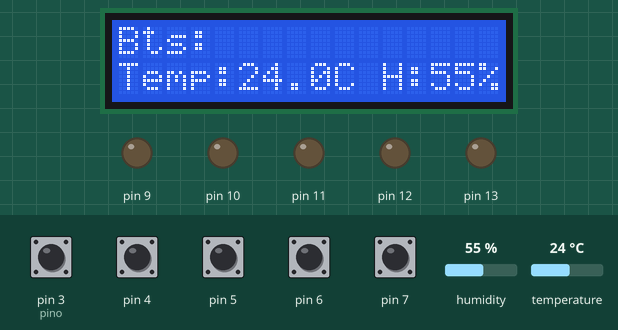
Simulated run of this program. Board: Arduino Uno, built with avr-gcc and run on an emulated ATmega328P. Parts: 16×2 character LCD, output pins drawn as LEDs (lit = HIGH). The test bench sets the inputs (shaded band); at power-on: pin 3 (pino), pin 4–7 HIGH, humidity 55 %, temperature 24 °C.

Above: at 2.2 s.
2.3 s: pin 3 (pino) pulled LOW for 1 s
At 3.1 s:
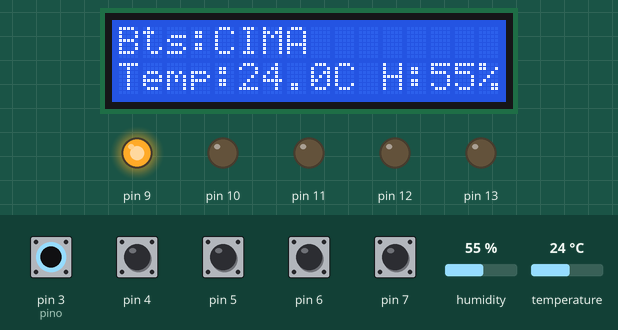
5.1 s: pin 4 pulled LOW for 1 s
At 6.0 s:
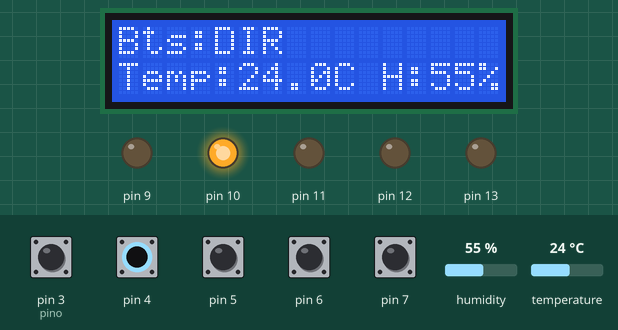
8.1 s: pin 5 pulled LOW for 1 s
At 8.86 s:
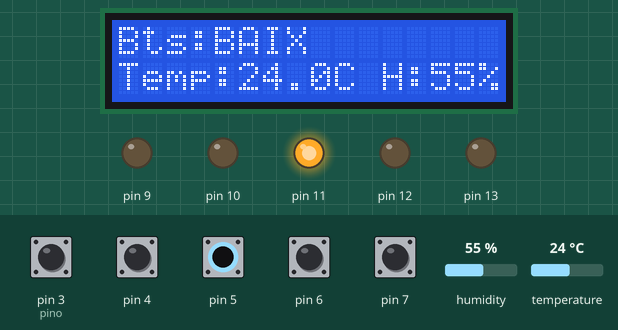
11.1 s: pin 6 pulled LOW for 1 s
At 11.86 s:
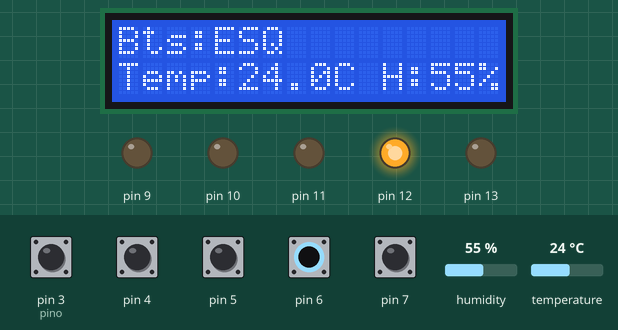
14.1 s: pin 7 pulled LOW for 1 s
At 14.86 s:
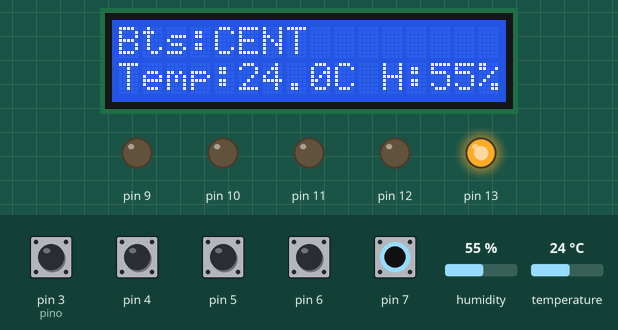
17.1 s: humidity set to 22 %
At 19.1 s:
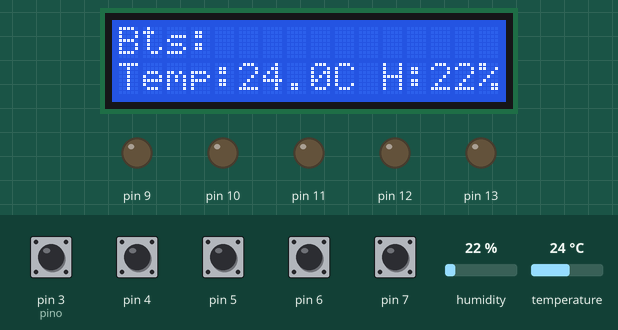
Timing chart, 0 to 20.6 s (numbered marks = the images above; inputs shaded):
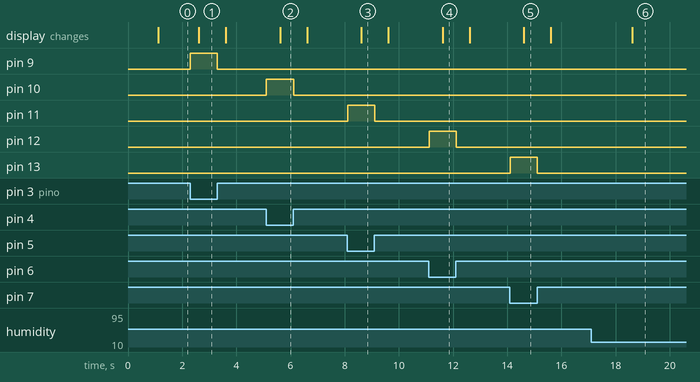

Measured:
- after the input at 2.3 s, pin 9: LOW → HIGH at once, → LOW 1.0 s later; the display: changes after 0.31 s (image 1)
- after the input at 5.1 s, pin 10: LOW → HIGH at once, → LOW 1.0 s later; the display: changes after 0.51 s (image 2)
- after the input at 8.1 s, pin 11: LOW → HIGH at once, → LOW 1.0 s later; the display: changes after 0.52 s (image 3)
- after the input at 11.1 s, pin 12: LOW → HIGH at once, → LOW 1.0 s later; the display: changes after 0.51 s (image 4)
- after the input at 14.1 s, pin 13: LOW → HIGH at once, → LOW 1.0 s later; the display: changes after 0.51 s (image 5)
- after the input at 17.1 s, the display: changes after 1.5 s (image 6)

The program:

main.cpp
```cpp
#include <Arduino.h>
#include <DHT.h>
#include <Wire.h>
#include <LiquidCrystal_I2C.h>

// --- Botões e LEDs ---
int opcao = 0;

typedef enum eBotoes {
  cima_b = 0,
  direita_b,
  baixo_b,
  esquerda_b,
  centro_b,
  total_b
} eBotoes;

typedef struct Botao {
  int estado;
  int pino;
} Botao;

Botao botoes[total_b];

typedef enum eLeds {
  cima_l = 0,
  direita_l,
  baixo_l,
  esquerda_l,
  centro_l,
  total_l
} eLeds;

typedef struct Led {
  int pino;
} Led;

Led leds[total_l];

const int BOTAO_CIMA     = 1 << cima_b;
const int BOTAO_DIREITA  = 1 << direita_b;
const int BOTAO_BAIXO    = 1 << baixo_b;
const int BOTAO_ESQUERDA = 1 << esquerda_b;
const int BOTAO_CENTRO   = 1 << centro_b;

// --- Novo bit para o sensor ---
const int SENSOR_DHT = 1 << 6; // bit 6 = 64

unsigned long ultimoTempo = 0;
const unsigned long intervalo = 500;

// --- DHT22 ---
#define DHTPIN  A0
#define DHTTYPE DHT22
DHT dht(DHTPIN, DHTTYPE);

// --- LCD I2C ---
LiquidCrystal_I2C lcd(0x27, 16, 2);

void setup() {
  Serial.begin(9600);

  // Configura botões
  botoes[cima_b].pino     = 3;
  botoes[direita_b].pino  = 4;
  botoes[baixo_b].pino    = 5;
  botoes[esquerda_b].pino = 6;
  botoes[centro_b].pino   = 7;

  for(int i=0;i<total_b;i++){
    pinMode(botoes[i].pino, INPUT_PULLUP);
    botoes[i].estado = 0;
  }

  // Configura LEDs
  leds[cima_l].pino     = 9;
  leds[direita_l].pino  = 10;
  leds[baixo_l].pino    = 11;
  leds[esquerda_l].pino = 12;
  leds[centro_l].pino   = 13;

  for(int i=0;i<total_l;i++){
    pinMode(leds[i].pino, OUTPUT);
  }

  dht.begin();

  lcd.init();
  lcd.backlight();
  lcd.clear();
  lcd.setCursor(0,0);
  lcd.print("Sistema iniciado");
  delay(1000);
  lcd.clear();
}

void loop() {
  unsigned long agora = millis();

  // --- Leitura dos botões (sempre) ---
  opcao = 0;
  if (digitalRead(botoes[cima_b].pino) == LOW)     opcao |= BOTAO_CIMA;
  if (digitalRead(botoes[direita_b].pino) == LOW)  opcao |= BOTAO_DIREITA;
  if (digitalRead(botoes[baixo_b].pino) == LOW)    opcao |= BOTAO_BAIXO;
  if (digitalRead(botoes[esquerda_b].pino) == LOW) opcao |= BOTAO_ESQUERDA;
  if (digitalRead(botoes[centro_b].pino) == LOW)   opcao |= BOTAO_CENTRO;

  // --- LEDs instantâneos ---
  for(int n=0;n<total_l;n++){
    if(opcao & (1<<n)) digitalWrite(leds[n].pino, HIGH);
    else digitalWrite(leds[n].pino, LOW);
  }

  // --- Atualização do LCD e sensor com intervalo ---
  if ((agora - ultimoTempo) >= intervalo) {
    ultimoTempo = agora;

    // Leitura do sensor
    float temperatura = dht.readTemperature();
    float umidade = dht.readHumidity();
    if (!isnan(temperatura) && !isnan(umidade)) {
      if (temperatura > 30.0) opcao |= SENSOR_DHT;
    }

    // Atualiza LCD
    lcd.clear();
    lcd.setCursor(0,0);
    lcd.print("Bts:");
    if(opcao & BOTAO_DIREITA) lcd.print("DIR ");
    if(opcao & BOTAO_ESQUERDA) lcd.print("ESQ ");
    if(opcao & BOTAO_CENTRO) lcd.print("CENT ");
    if(opcao & BOTAO_BAIXO) lcd.print("BAIX ");
    if(opcao & BOTAO_CIMA) lcd.print("CIMA ");

    lcd.setCursor(0,1);
    if (!isnan(temperatura) && !isnan(umidade)) {
      lcd.print("Temp:");
      lcd.print(temperatura,1);
      lcd.print("C ");
      lcd.print("H:");
      lcd.print(umidade,0);
      lcd.print("%");
    } else {
      lcd.print("Erro DHT22");
    }
  }
}
```
